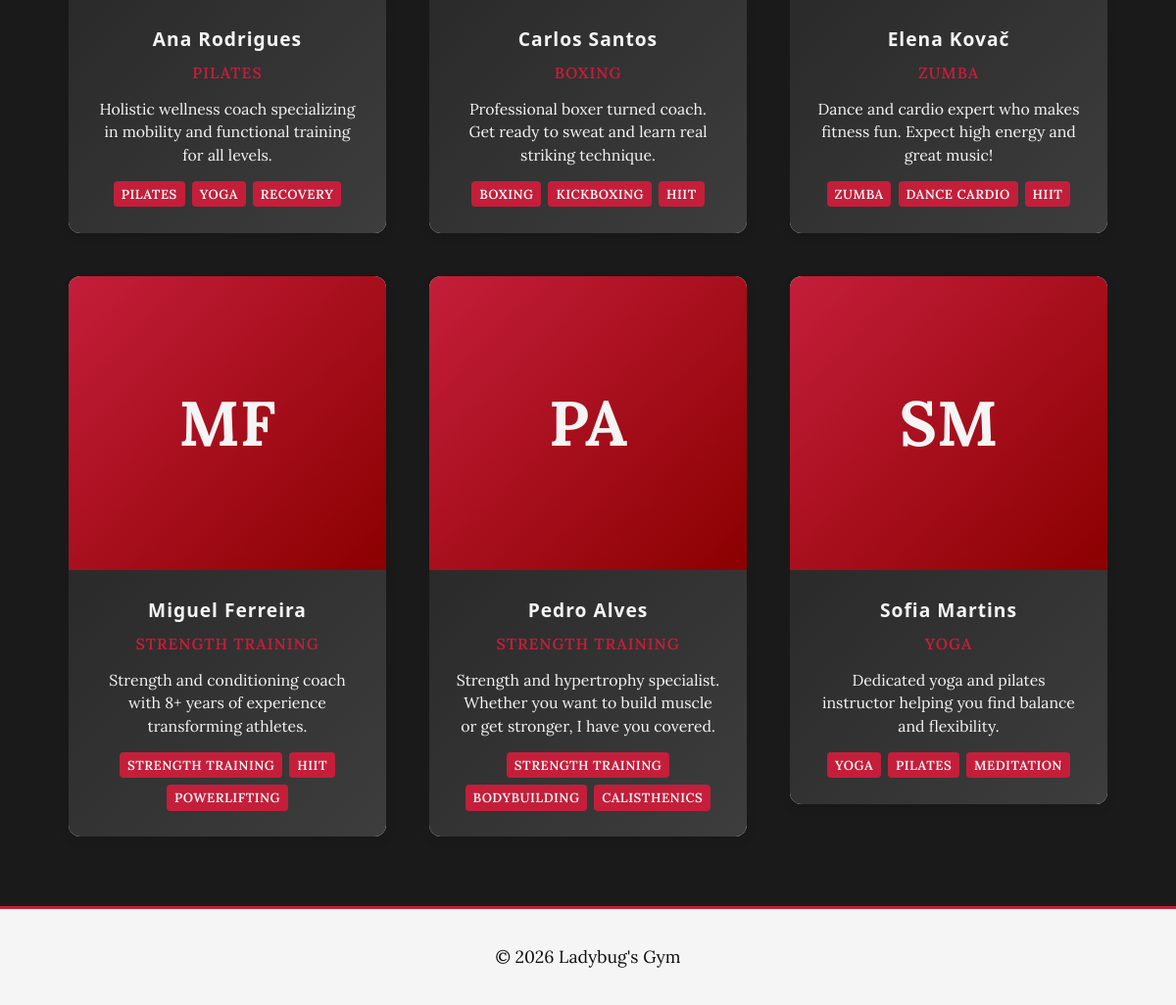
The page /pages/trainers.php (lower part) on the database as committed earlier.
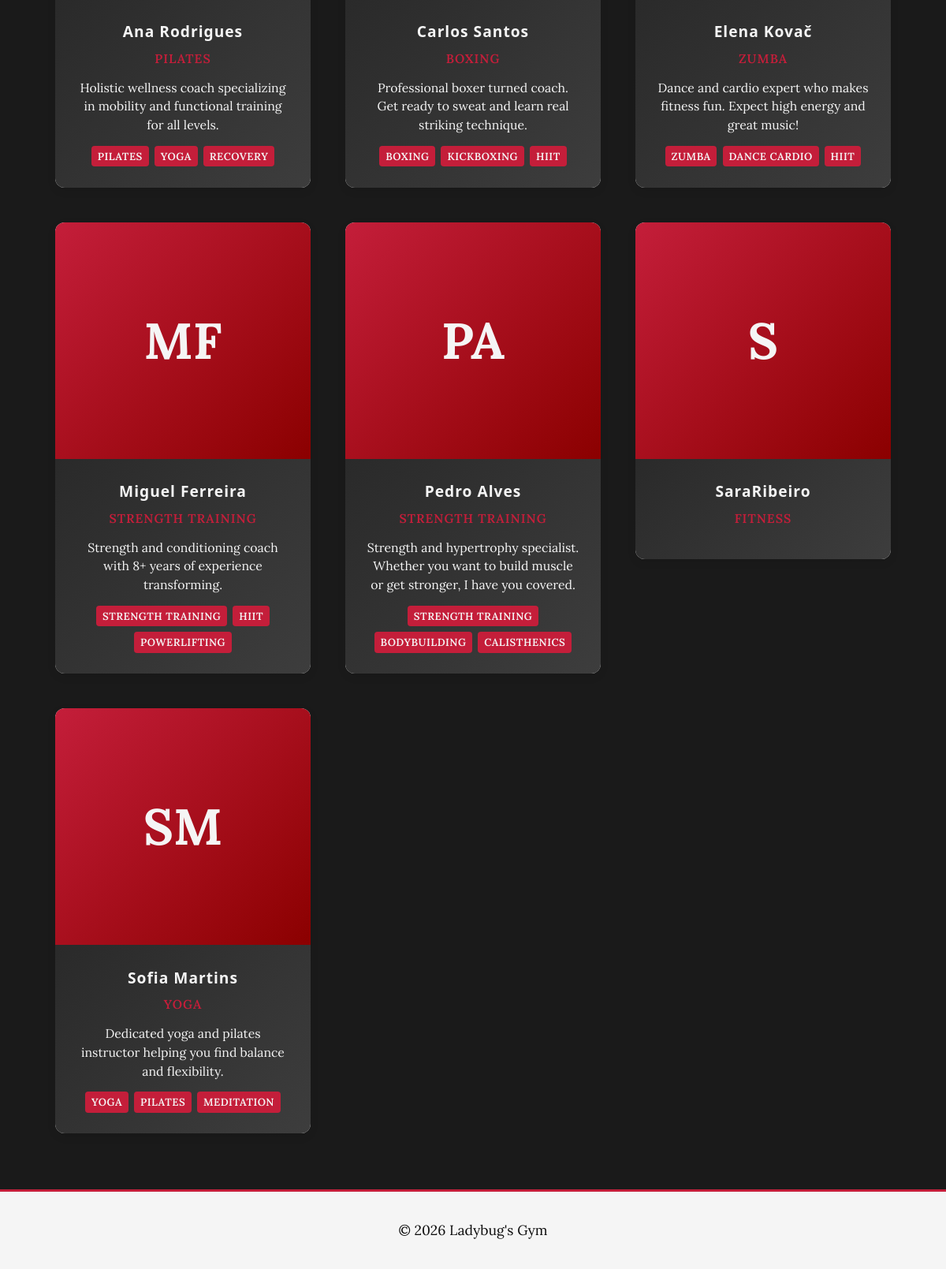
The same page on the database as committed later.
### tables this page shows
CREATE TABLE trainer_profiles (
    id INTEGER PRIMARY KEY AUTOINCREMENT,
    user_id INTEGER UNIQUE NOT NULL,
    bio TEXT,
    specializations TEXT,
    certifications TEXT,
    years_experience INTEGER DEFAULT 0,
    FOREIGN KEY(user_id) REFERENCES users(id) ON DELETE CASCADE
);

CREATE TABLE users (
    id INTEGER PRIMARY KEY AUTOINCREMENT,
    username VARCHAR(50) UNIQUE NOT NULL,
    email VARCHAR(100) UNIQUE NOT NULL,
    password_hash TEXT NOT NULL,
    name TEXT NOT NULL,
    role TEXT CHECK(role IN ('member', 'trainer', 'admin')) NOT NULL DEFAULT 'member',
    profile_photo TEXT,
    active INTEGER NOT NULL DEFAULT 1 CHECK(active IN (0,1)),
    created_at TEXT DEFAULT CURRENT_TIMESTAMP,
    plan_id INTEGER REFERENCES plans(id) ON DELETE SET NULL
);

### pages/trainers.php (called while the page is built, shortened)
<?php
require_once(__DIR__ . '/../templates/common.tpl.php');
require_once(__DIR__ . '/../templates/trainers.tpl.php');
require_once(__DIR__ . '/../database/trainer.class.php');
$trainers = Trainer::getAllTrainers();
drawTrainersPage($trainers);
?>

### database/trainer.class.php (called while the page is built, shortened)
<?php
class Trainer {
    private int $id;
    private string $name;
    private string $profilePhoto;
    private ?string $bio;
    private ?string $specializations;
    public function __construct(
        int $id,
        string $username,
        string $email,
        string $name,
        string $profilePhoto = '',
        ?string $bio = null,
        ?string $specializations = null,
        ?string $certifications = null,
        int $yearsExperience = 0,
        ?PDO $db = null
    ) {
        $this->id = $id;
        $this->name = $name;
        $this->profilePhoto = $profilePhoto;
        $this->bio = $bio;
        $this->specializations = $specializations;
    }
    public function getId(): int { return $this->id; }
    public function getName(): string { return $this->name; }
    public function getProfilePhoto(): string { return $this->profilePhoto; }
    public function getBio(): ?string { return $this->bio; }
    public function getSpecializationsList(): array {
        if ($this->specializations === null || $this->specializations === '') {
            return [];
        }
        return array_map('trim', explode(',', $this->specializations));
    }
    public static function getAllTrainers(?PDO $db = null): array {
        $db = $db ?? getDatabaseConnection();
        $stmt = $db->prepare('
            SELECT
                u.id,
                u.username,
                u.email,
                u.name,
                COALESCE(u.profile_photo, \'\') AS profile_photo,
                tp.bio,
                tp.specializations,
                tp.certifications,
                COALESCE(tp.years_experience, 0) AS years_experience
            FROM users u
            LEFT JOIN trainer_profiles tp ON u.id = tp.user_id
            WHERE u.role = \'trainer\' AND u.active = 1
            ORDER BY u.name ASC
        ');
        $stmt->execute();
        $rows = $stmt->fetchAll();
        $trainers = [];
        foreach ($rows as $row) {
            $trainers[] = new self(
                $row['id'],
                $row['username'],
                $row['email'],
                $row['name'],
                $row['profile_photo'],
                $row['bio'],
                $row['specializations'],
                $row['certifications'],
                (int)$row['years_experience'],
                $db
            );
        }
        return $trainers;
    }
}
?>

### templates/trainers.tpl.php (the view, shortened to what this page needs)
<?php
function drawTrainersPage(array $trainers): void {
    ?>
    <main class="container trainers-page">
        <div class="team-showcase" id="trainerGrid">
            <?php foreach ($trainers as $trainer): ?>
                <div onclick="openTrainerModal(<?= (int)$trainer->getId() ?>)">
                    <?php drawTrainerCard($trainer); ?>
                </div>
            <?php endforeach; ?>
        </div>
    </main>
    <?php
}
function drawTrainerCard(Trainer $trainer): void {
    $photo = $trainer->getProfilePhoto();
    $hasPhoto = $photo !== '' && file_exists(__DIR__ . '/../img/' . $photo);
    $initials = '';
    if (!$hasPhoto) {
        $parts = explode(' ', $trainer->getName());
        $initials = strtoupper(substr($parts[0] ?? '', 0, 1) . substr($parts[1] ?? '', 0, 1));
    }
    $specializations = $trainer->getSpecializationsList();
    $firstSpec = !empty($specializations) ? $specializations[0] : 'Fitness';
    ?>
    <div class="team-member">
        <?php if ($hasPhoto): ?>
            <img src="../img/<?= htmlspecialchars($photo) ?>" alt="<?= htmlspecialchars($trainer->getName()) ?>" class="team-member-image">
        <?php else: ?>
            <div class="team-member-image trainer-placeholder"><?= htmlspecialchars($initials) ?></div>
        <?php endif; ?>
        <div class="team-member-info">
            <h3 class="team-member-name"><?= htmlspecialchars($trainer->getName()) ?></h3>
            <p class="team-member-role"><?= htmlspecialchars($firstSpec) ?></p>
            <?php if ($trainer->getBio() !== null): ?>
                <p class="team-member-description"><?= htmlspecialchars($trainer->getBio()) ?></p>
            <?php endif; ?>
            <?php if (count($specializations) > 1): ?>
                <div class="trainer-specs">
                    <?php foreach ($specializations as $spec): ?>
                        <span class="trainer-spec-tag"><?= htmlspecialchars($spec) ?></span>
                    <?php endforeach; ?>
                </div>
            <?php endif; ?>
        </div>
    </div>
    <?php
}

Rows that differ between the two databases and show on the page:
changed trainer_profiles "POWERLIFTING": bio "Strength and conditioning coach with 8+ years of experience transforming athletes." → "Strength and conditioning coach with 8+ years of experience transforming."
now on this page (row edited): users: name "S", name "SaraRibeiro"
